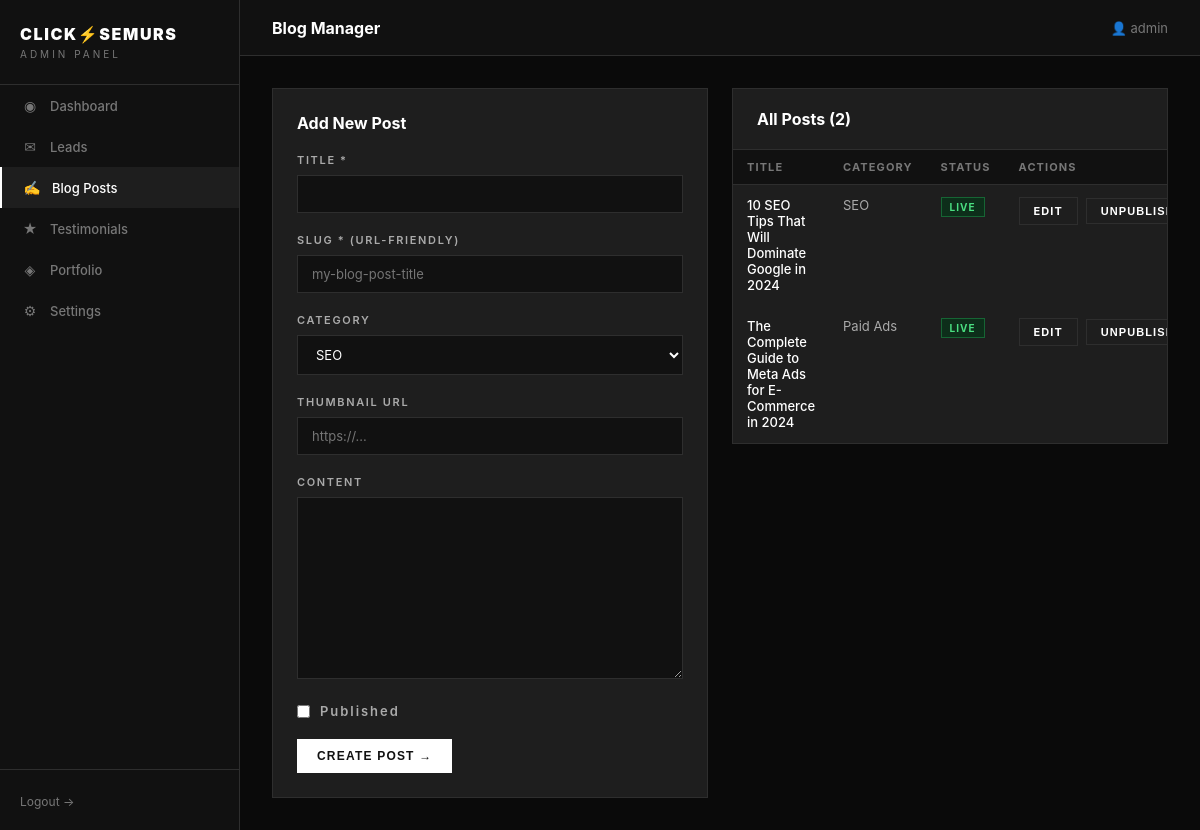
Page /admin/blogs.php (signed in) on the committed database.
### tables this page shows
CREATE TABLE IF NOT EXISTS blogs (
  id           INT AUTO_INCREMENT PRIMARY KEY,
  title        VARCHAR(200)  NOT NULL,
  slug         VARCHAR(200)  NOT NULL UNIQUE,
  category     VARCHAR(100),
  thumbnail    VARCHAR(255),
  content      LONGTEXT,
  is_published TINYINT(1)    NOT NULL DEFAULT 0,
  created_at   TIMESTAMP     NOT NULL DEFAULT CURRENT_TIMESTAMP
);

### admin/blogs.php (the view, shortened to what this page needs)
<?php
$db = getDB();
$editBlog = null;
$blogs = $db->query('SELECT * FROM blogs ORDER BY created_at DESC')->fetchAll();
require_once __DIR__ . '/_layout.php';
?>
<div style="display:grid;grid-template-columns:1fr 1fr;gap:24px;align-items:start">
  <div class="card">
    <h2 style="margin-bottom:20px;font-size:16px"><?= $editBlog ? 'Edit Post' : 'Add New Post' ?></h2>
    <form method="POST">
      <div class="form-group">
        <label>Title *</label>
        <input type="text" name="title" value="<?= htmlspecialchars($editBlog['title'] ?? '') ?>" required>
      </div>
      <div class="form-group">
        <label>Slug * (URL-friendly)</label>
        <input type="text" name="slug" value="<?= htmlspecialchars($editBlog['slug'] ?? '') ?>" required placeholder="my-blog-post-title">
      </div>
      <div class="form-group">
        <label>Category</label>
        <select name="category">
          <?php foreach (['SEO','Paid Ads','Social Media','Website','Email Marketing','Influencer Marketing','Strategy','Analytics'] as $cat): ?>
            <option value="<?= $cat ?>" <?= ($editBlog['category'] ?? '') === $cat ? 'selected' : '' ?>><?= $cat ?></option>
          <?php endforeach; ?>
        </select>
      </div>
      <div class="form-group">
        <label>Thumbnail URL</label>
        <input type="text" name="thumbnail" value="<?= htmlspecialchars($editBlog['thumbnail'] ?? '') ?>" placeholder="https://...">
      </div>
      <div class="form-group">
        <label>Content</label>
        <textarea name="content" rows="10"><?= htmlspecialchars($editBlog['content'] ?? '') ?></textarea>
      </div>
      <div class="form-group" style="display:flex;align-items:center;gap:10px">
        <input type="checkbox" name="is_published" id="pub" <?= ($editBlog['is_published'] ?? 0) ? 'checked' : '' ?> style="width:auto">
        <label for="pub" style="margin:0;text-transform:none;font-size:13px">Published</label>
      </div>
      <button type="submit" class="btn btn-white"><?= $editBlog ? 'Update Post' : 'Create Post' ?> →</button>
    </form>
  </div>
  <div class="card" style="padding:0;overflow:hidden">
    <div style="padding:20px 24px;border-bottom:1px solid #2E2E2E">
      <h2 style="font-size:16px">All Posts (<?= count($blogs) ?>)</h2>
    </div>
    <table>
      <thead><tr><th>Title</th><th>Category</th><th>Status</th><th>Actions</th></tr></thead>
      <tbody>
        <?php if (empty($blogs)): ?>
          <tr><td colspan="4" style="text-align:center;padding:32px;color:#555">No posts yet.</td></tr>
        <?php else: ?>
          <?php foreach ($blogs as $b): ?>
            <tr>
              <td style="color:#fff;font-weight:500"><?= htmlspecialchars($b['title']) ?></td>
              <td><?= htmlspecialchars($b['category']) ?></td>
              <td><?= $b['is_published'] ? '<span class="badge badge-green">Live</span>' : '<span class="badge badge-gray">Draft</span>' ?></td>
              <td style="white-space:nowrap">
                <a href="/admin/blogs.php?edit=<?= $b['id'] ?>" class="btn btn-outline btn-sm" style="margin-right:4px">Edit</a>
                <form method="POST" style="display:inline">
                  <button type="submit" class="btn btn-outline btn-sm" style="margin-right:4px"><?= $b['is_published'] ? 'Unpublish' : 'Publish' ?></button>
                </form>
              </td>
            </tr>
          <?php endforeach; ?>
        <?php endif; ?>
      </tbody>
    </table>
  </div>
</div>
<?php require_once __DIR__ . '/_layout_end.php'; ?>

### admin/_layout.php (style rules this page uses)
* { margin:0;padding:0;box-sizing:border-box }
body { background:#0A0A0A;color:#fff;font-family:'Inter',system-ui,sans-serif;display:flex;min-height:100vh }
a { text-decoration:none;color:inherit }
.card { background:#1E1E1E;border:1px solid #2E2E2E;padding:24px }
table { width:100%;border-collapse:collapse;font-size:13px }
th { background:#111;padding:10px 14px;text-align:left;font-size:11px;text-transform:uppercase;letter-spacing:0.1em;color:#777;border-bottom:1px solid #2E2E2E }
td { padding:12px 14px;border-bottom:1px solid #1E1E1E;color:#AAAAAA;vertical-align:top }
.badge { display:inline-block;font-size:10px;font-weight:700;text-transform:uppercase;letter-spacing:0.1em;padding:3px 8px }
.badge-green { background:#0d2e1a;color:#4ade80;border:1px solid #166534 }
.form-group { margin-bottom:20px }
.form-group label { display:block;font-size:11px;font-weight:600;text-transform:uppercase;letter-spacing:0.15em;color:#AAAAAA;margin-bottom:8px }
.form-group input,.form-group textarea,.form-group select { width:100%;background:#111;border:1px solid #2E2E2E;color:#fff;padding:10px 14px;font-size:13px;outline:none;font-family:inherit }
.form-group textarea { resize:vertical;min-height:120px }
.form-group select option { background:#111 }
.btn { display:inline-flex;align-items:center;gap:6px;padding:10px 20px;font-size:12px;font-weight:700;text-transform:uppercase;letter-spacing:0.1em;cursor:pointer;border:none;transition:all .15s }
.btn-white { background:#fff;color:#111 }
.btn-outline { background:transparent;color:#fff;border:1px solid #2E2E2E }
.btn-sm { padding:6px 14px;font-size:11px }

### rows in the picture
blogs: title "10 SEO Tips That Will Dominate Google in 2024", category "SEO", is_published "LIVE"
blogs: title "The Complete Guide to Meta Ads for E-Commerce in 2024", category "Paid Ads", is_published "LIVE"

### other values in the picture
$item['icon'] "◉"
$item['label'] "Dashboard"
$item['icon'] "✉"
$item['label'] "Leads"
$item['icon'] "✍"
$item['label'] "Blog Posts"
$item['icon'] "★"
$item['label'] "Testimonials"
$item['icon'] "◈"
$item['label'] "Portfolio"
$item['icon'] "⚙"
$item['label'] "Settings"
$pageTitle "Blog Manager"
$_SESSION['admin_username'] "admin"
count($blogs) "2"
